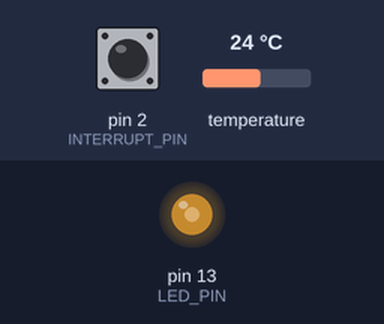
Recording of a sketch running on a simulated Arduino Uno, built with avr-gcc and run on an emulated ATmega328P. On the bench: output pins drawn as LEDs (lit = HIGH). The inputs (shaded band) are chosen by the test bench; at power-on: pin 2 (INTERRUPT_PIN) LOW, temperature 24 °C. The sensor or clock chip raises its interrupt line as the real part does; what the sketch prints to the serial monitor is not drawn.

Above: at 1.7 s.
1.8 s: pin 2 (INTERRUPT_PIN) pulled HIGH for 0.15 s
At 3.1 s:
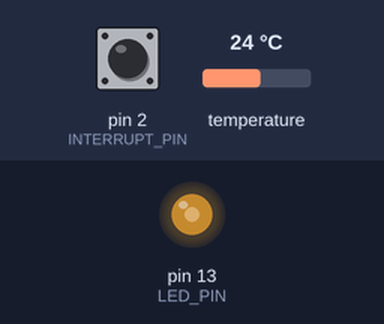
4.9 s: pin 2 (INTERRUPT_PIN) pulled HIGH for 1 s
At 5.9 s:
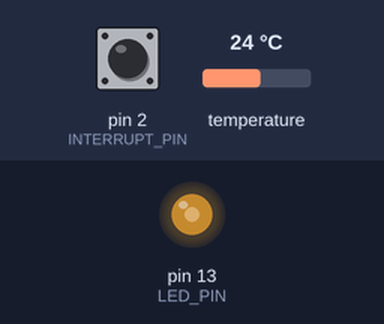
Timing chart, 0 to 7.9 s (numbered marks = the images above; inputs shaded):
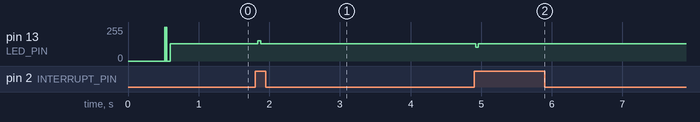

Measured:
- after the input at 1.8 s, pin 13 (LED_PIN): 128/255 → 153/255 at once, → 128/255 0.04 s later
- after the input at 4.9 s, pin 13 (LED_PIN): 128/255 → 102/255 at once, → 128/255 0.04 s later

The sketch:

MPU6050.ino
```cpp
#include "I2Cdev.h"
#include <MPU6050_6Axis_MotionApps20.h>
#if I2CDEV_IMPLEMENTATION == I2CDEV_ARDUINO_WIRE
    #include "Wire.h"
#endif
MPU6050 mpu;
#define INTERRUPT_PIN 2  // use pin 2 on Arduino Uno & most boards
#define LED_PIN 13 // (Arduino is 13, Teensy is 11, Teensy++ is 6)
bool blinkState = false;
bool dmpReady = false;  // set true if DMP init was successful
uint8_t mpuIntStatus;   // holds actual interrupt status byte from MPU
uint8_t devStatus;      // return status after each device operation (0 = success, !0 = error)
uint16_t packetSize;    // expected DMP packet size (default is 42 bytes)
uint16_t fifoCount;     // count of all bytes currently in FIFO
uint8_t fifoBuffer[64]; // FIFO storage buffer
Quaternion q;           // [w, x, y, z]         quaternion container
VectorInt16 aa;         // [x, y, z]            accel sensor measurements
VectorInt16 aaReal;     // [x, y, z]            gravity-free accel sensor measurements
VectorInt16 aaWorld;    // [x, y, z]            world-frame accel sensor measurements
VectorFloat gravity;    // [x, y, z]            gravity vector
float euler[3];         // [psi, theta, phi]    Euler angle container
float ypr[3];           // [yaw, pitch, roll]   yaw/pitch/roll container and gravity vector
uint8_t teapotPacket[28] = { '$', 0x03, 0,0, 0,0, 0,0, 0,0, 0,0, 0,0, 0,0, 0,0, 0,0, 0,0, 0,0, 0x00, 0x00, '\r', '\n' };
volatile bool mpuInterrupt = false;     // indicates whether MPU interrupt pin has gone high
void dmpDataReady() {
    mpuInterrupt = true;
}
void setup() {
    #if I2CDEV_IMPLEMENTATION == I2CDEV_ARDUINO_WIRE
        Wire.begin();
        Wire.setClock(400000); // 400kHz I2C clock. Comment this line if having compilation difficulties
    #elif I2CDEV_IMPLEMENTATION == I2CDEV_BUILTIN_FASTWIRE
        Fastwire::setup(400, true);
    #endif
    Serial.begin(115200);
    while (!Serial); // wait for Leonardo enumeration, others continue immediately
    Serial.println(F("Initializing I2C devices..."));
    mpu.initialize();
    pinMode(INTERRUPT_PIN, INPUT);
    Serial.println(F("Testing device connections..."));
    Serial.println(mpu.testConnection() ? F("MPU6050 connection successful") : F("MPU6050 connection failed"));
    Serial.println(F("Initializing DMP..."));
    devStatus = mpu.dmpInitialize();
    mpu.setXAccelOffset(-1169);
    mpu.setYAccelOffset(744);
    mpu.setZAccelOffset(1620);
    mpu.setXGyroOffset(48);
    mpu.setYGyroOffset(47);
    mpu.setZGyroOffset(-8);
    if (devStatus == 0) {
        Serial.println(F("Enabling DMP..."));
        mpu.setDMPEnabled(true);
        Serial.println(F("Enabling interrupt detection (Arduino external interrupt 0)..."));
        attachInterrupt(digitalPinToInterrupt(INTERRUPT_PIN), dmpDataReady, RISING);
        mpuIntStatus = mpu.getIntStatus();
        Serial.println(F("DMP ready! Waiting for first interrupt..."));
        dmpReady = true;
        packetSize = mpu.dmpGetFIFOPacketSize();
    } else {
        Serial.print(F("DMP Initialization failed (code "));
        Serial.print(devStatus);
        Serial.println(F(")"));
    }
    pinMode(LED_PIN, OUTPUT);
}
void loop() {
    if (!dmpReady) return;

    // wait for MPU interrupt or extra packet(s) available
    while (!mpuInterrupt && fifoCount < packetSize) {
        // other program behavior stuff here
        // .
        // .
        // .
        // if you are really paranoid you can frequently test in between other
        // stuff to see if mpuInterrupt is true, and if so, "break;" from the
        // while() loop to immediately process the MPU data
        // .
        // .
        // .
    }

    // reset interrupt flag and get INT_STATUS byte
    mpuInterrupt = false;
    mpuIntStatus = mpu.getIntStatus();

    // get current FIFO count
    fifoCount = mpu.getFIFOCount();

    // check for overflow (this should never happen unless our code is too inefficient)
    if ((mpuIntStatus & 0x10) || fifoCount == 1024) {
        // reset so we can continue cleanly
        mpu.resetFIFO();
        Serial.println(F("FIFO overflow!"));

    // otherwise, check for DMP data ready interrupt (this should happen frequently)
    } else if (mpuIntStatus & 0x02) {
        // wait for correct available data length, should be a VERY short wait
        while (fifoCount < packetSize) fifoCount = mpu.getFIFOCount();

        // read a packet from FIFO
        mpu.getFIFOBytes(fifoBuffer, packetSize);

        // track FIFO count here in case there is > 1 packet available
        // (this lets us immediately read more without waiting for an interrupt)
        fifoCount -= packetSize;

        // display quaternion values in InvenSense Teapot demo format:
        teapotPacket[2] = fifoBuffer[0];
        teapotPacket[3] = fifoBuffer[1];
        teapotPacket[4] = fifoBuffer[4];
        teapotPacket[5] = fifoBuffer[5];
        teapotPacket[6] = fifoBuffer[8];
        teapotPacket[7] = fifoBuffer[9];
        teapotPacket[8] = fifoBuffer[12];
        teapotPacket[9] = fifoBuffer[13];
        // gyro values
        teapotPacket[10] = fifoBuffer[16];
        teapotPacket[11] = fifoBuffer[17];
        teapotPacket[12] = fifoBuffer[20];
        teapotPacket[13] = fifoBuffer[21];
        teapotPacket[14] = fifoBuffer[24];
        teapotPacket[15] = fifoBuffer[25];
        // accelerometer values
        teapotPacket[16] = fifoBuffer[28];
        teapotPacket[17] = fifoBuffer[29];
        teapotPacket[18] = fifoBuffer[32];
        teapotPacket[19] = fifoBuffer[33];
        teapotPacket[20] = fifoBuffer[36];
        teapotPacket[21] = fifoBuffer[37];
        //temperature
        int16_t temperature = mpu.getTemperature();
        teapotPacket[22] = temperature >> 8;
        teapotPacket[23] = temperature & 0xFF;
        Serial.write(teapotPacket, 28);
        teapotPacket[25]++; // packetCount, loops at 0xFF on purpose

        // blink LED to indicate activity
        blinkState = !blinkState;
        digitalWrite(LED_PIN, blinkState);
    }
}
```
